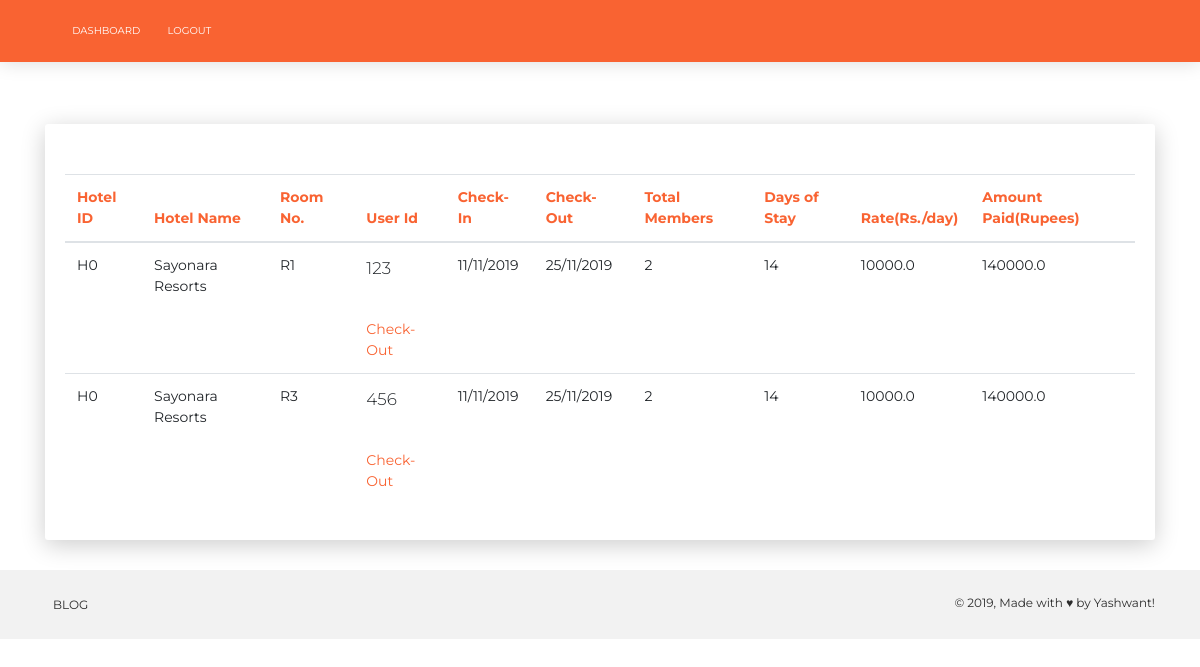
The page /allBookings on the database its author committed.
### project/model.py (models this page shows, shortened)
class Room_allotted(db.Model, UserMixin):
    __tablename__ = 'Room_allotted'
    hotelId = db.Column(db.String(10),ForeignKey('Hotels.hotelId'),primary_key = True)
    roomNo = db.Column(db.String(64),ForeignKey('Rooms.roomNo'), primary_key = True)
    userId = db.Column(db.Integer,ForeignKey('Users.userId'))
    checkIn = db.Column(db.String(25))
    chechOut = db.Column(db.String(25))
    totalMembers = db.Column(db.Integer)
    days = db.Column(db.Integer)
    rate = db.Column(db.Float)
    amount = db.Column(db.Float)
    paymentStatus = db.Column(db.Boolean,default = False)

class Hotels(db.Model):
    __tablename__ = 'Hotels'
    hotelId = db.Column(db.String(10), primary_key=True)
    name = db.Column(db.String(64))
    address = db.Column(db.String(64))
    totalRooms = db.Column(db.Integer)
    rating = db.Column(db.Integer)

### project/routes.py (the view)
@admin.route('/allBookings',methods = ['GET','POST'])
def allBookings():
    bookings = Room_allotted.query.all()
    checkOutDetails = []
    list = []
    if bookings is not None:
        for each in bookings:
            list.append(
                {
                    'hotelId': each.hotelId,
                    'hotelName': Hotels.query.filter_by(hotelId = each.hotelId).first().name,
                    'roomNo':  each.roomNo,
                    'userId': each.userId,
                    'checkIn' : each.checkIn,
                    'checkOut' : each.chechOut,
                    'totalMembers' : each.totalMembers,
                    'days' : each.days,
                    'rate' : each.rate,
                    'amount' : each.amount,
                    'checkOutDetails':[
                             each.hotelId,
                             each.roomNo,
                             each.userId,
                    ]
                })
    print(list)
    print(len(list))
    return render_template('allBooking.html',list = list)

### project/templates/allBooking.html (shortened to what this page needs)
<!DOCTYPE html>
<html lang="en">
<head>
    <link rel="stylesheet" href="https://use.fontawesome.com/releases/v5.7.1/css/all.css">
    <link rel="stylesheet" type="text/css" href="{{url_for('static', filename='css/bootstrap.min.css')}}"/>
    <link rel="stylesheet" type="text/css" href="{{url_for('static', filename='css/now-ui-kit.css')}}"/>
</head>
<body class="landing-page sidebar-collapse">
  <nav class="navbar navbar-expand-lg bg-primary">
    <div class="container">
      <div class="collapse navbar-collapse" id="navbarNav">
        <ul class="navbar-nav">
            <li class="nav-item">
                <a class="nav-link" href="{{url_for('admin.adminDashboard')}}">Dashboard</a>
            </li>
            <li class="nav-item">
              <a class="nav-link" href="{{url_for('admin.logout')}}">Logout</a>
            </li>
        </ul>
      </div>
    </div>
  </nav>
  <div class="container">
    <br>
    <br>
        <div class="card">
            <div class="card-body">
            <div class="table-responsive">
                    <table class="table">
                            <thead class=" text-primary">
                                    <tr>
                                        <th>Hotel ID</th>
                                        <th>Hotel Name</th>
                                        <th>Room No.</th>
                                        <th>User Id</th>
                                        <th>Check-In</th>
                                        <th>Check-Out</th>
                                        <th>Total Members</th>
                                        <th>Days of Stay</th>
                                        <th>Rate(Rs./day)</th>
                                        <th>Amount Paid(Rupees)</th>
                                    </tr>
                                </thead>
                            <tbody>
                            {% for each in list %}
                                <tr>
                                    <td>{{ each['hotelId'] }}</td>
                                    <td>{{ each['hotelName'] }}</td>
                                    <td>{{ each['roomNo'] }}</td>
                                    <td>
                                        <p>{{ each['userId'] }}</p>
                                        <br>
                                        <a href="{{ url_for('admin.checkOutDirect', checkOutDetails = each['checkOutDetails'])}}">Check-Out</a>
                                    </td>
                                    <td>{{ each['checkIn'] }}</td>
                                    <td>{{ each['checkOut'] }}</td>
                                    <td>{{ each['totalMembers'] }}</td>
                                    <td>{{ each['days'] }}</td>
                                    <td>{{ each['rate'] }}</td>
                                    <td>{{ each['amount'] }}</td>
                                </tr>
                            {% endfor %}
                            </tbody>
                            </table>
            </div>
            </div>
        </div>
</div>
    <footer class="footer footer-default">
      <div class=" container ">
        <nav>
          <ul>
            <li>
              <a href="https://towardsdatascience.com/credit-card-fraud-detection-using-self-organizing-featuremaps-f6e8bca707bd">
                Blog
              </a>
            </li>
          </ul>
        </nav>
        <div class="copyright" id="copyright">
          &copy;
          , Made with &hearts; by Yashwant!
        </div>
      </div>
    </footer>
</body>
</html>

### rows shown on the page
Room_allotted: hotelId "H0", roomNo "R1", checkIn "11/11/2019", checkOut "25/11/2019", rate "10000.0", amount "140000.0"
Hotels: hotelName "Sayonara Resorts" "Sayonara Resorts"
Room_allotted: hotelId "H0", roomNo "R3", userId "456", checkIn "11/11/2019", checkOut "25/11/2019", rate "10000.0", amount "140000.0"

### other values the page prints
{{ each['userId'] }} "123"
{{ each['totalMembers'] }} "2" "2"
{{ each['days'] }} "14" "14"
